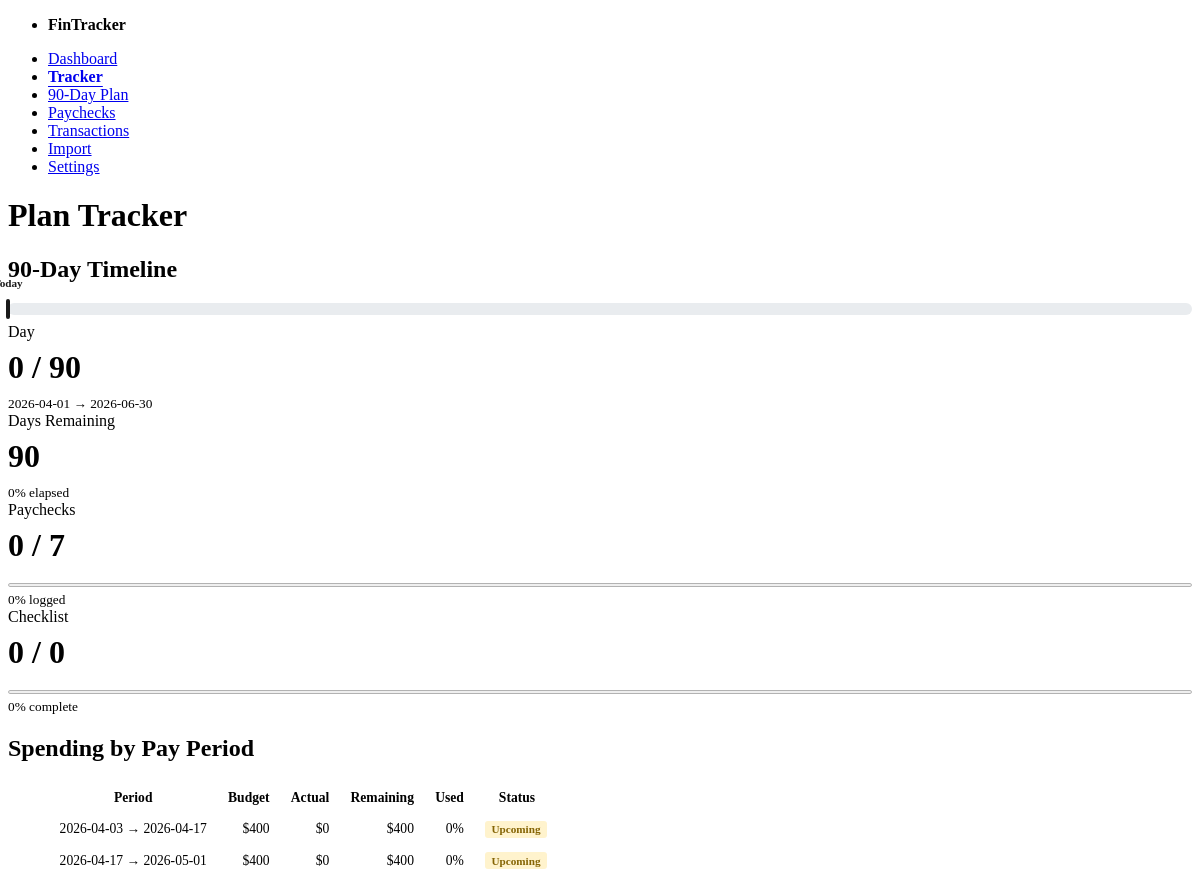
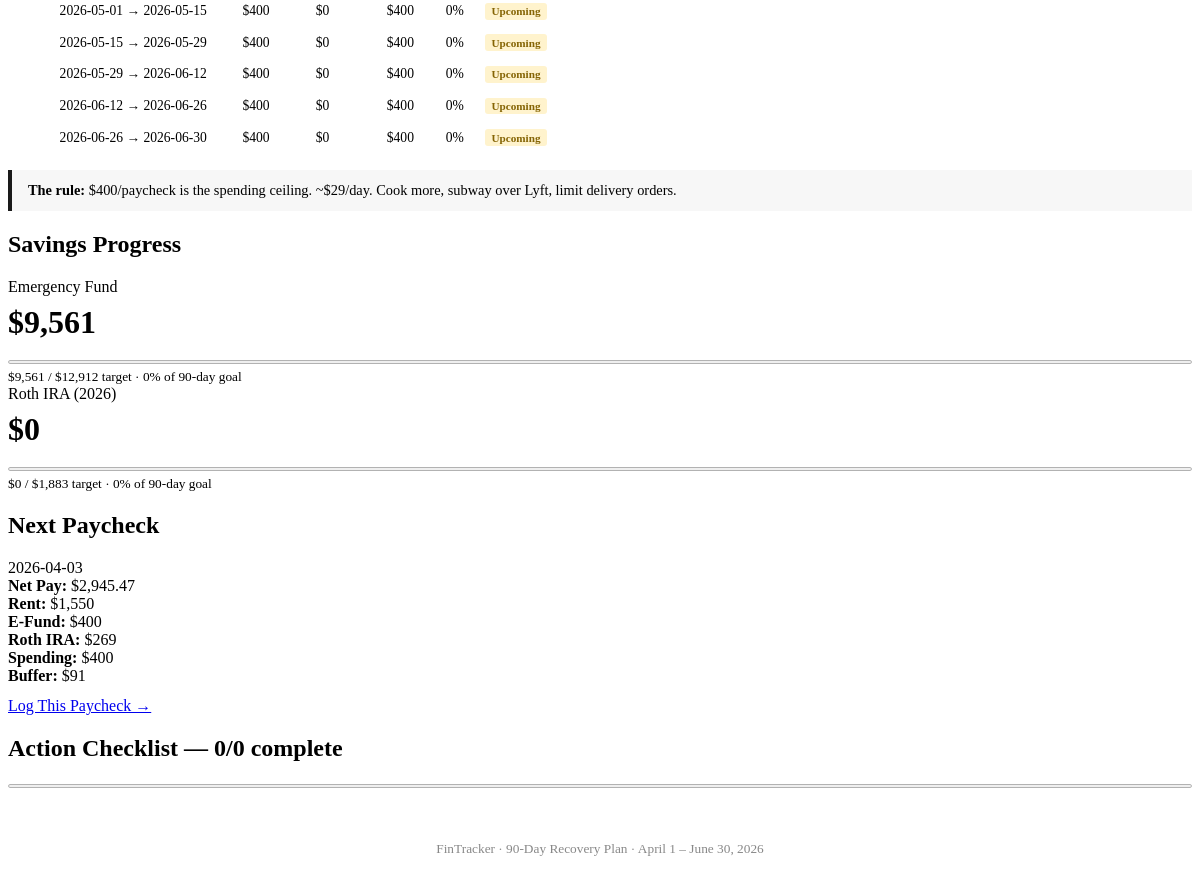
Before: /tracker with the older database file (2 pictures, top to bottom).
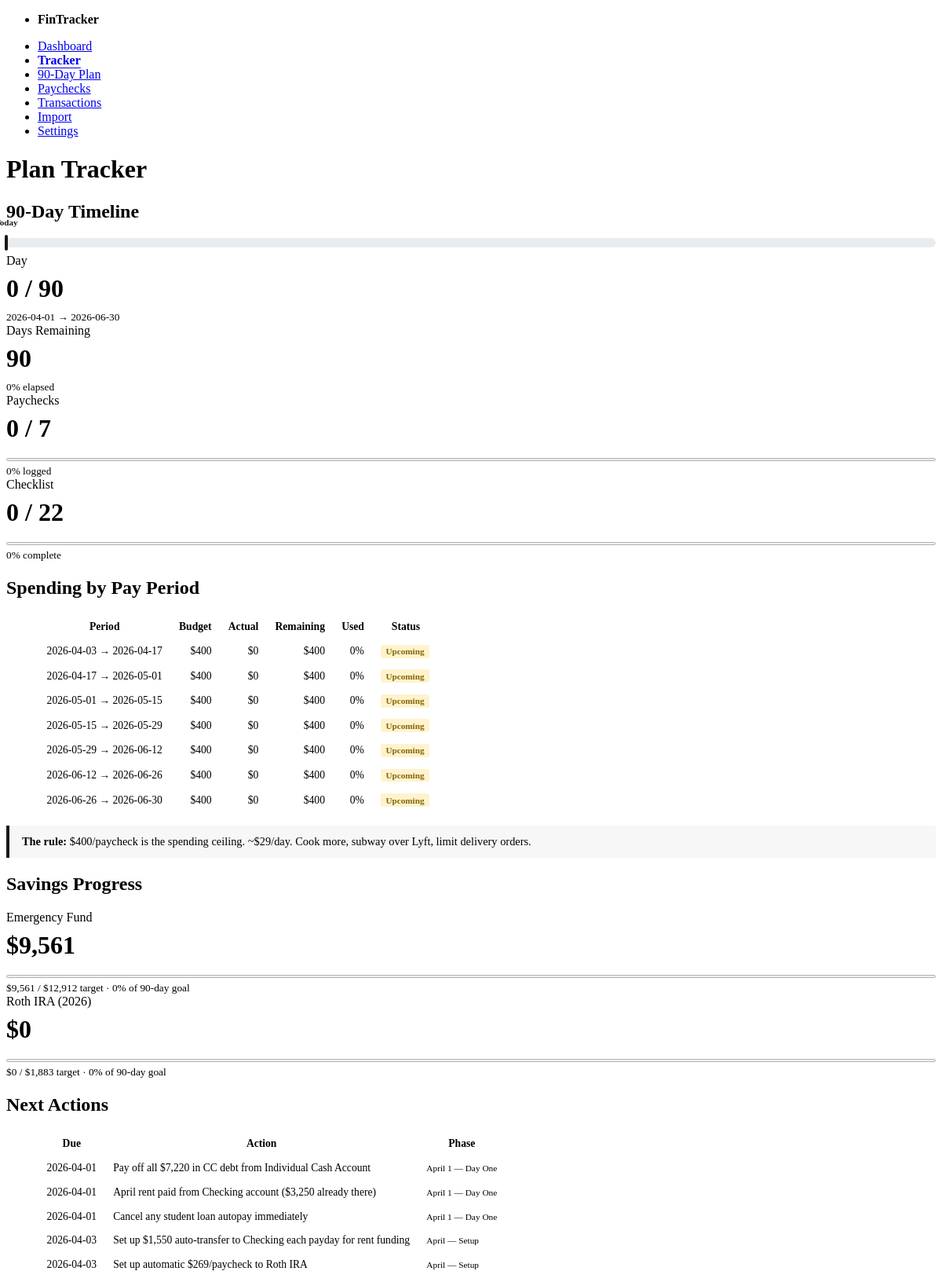
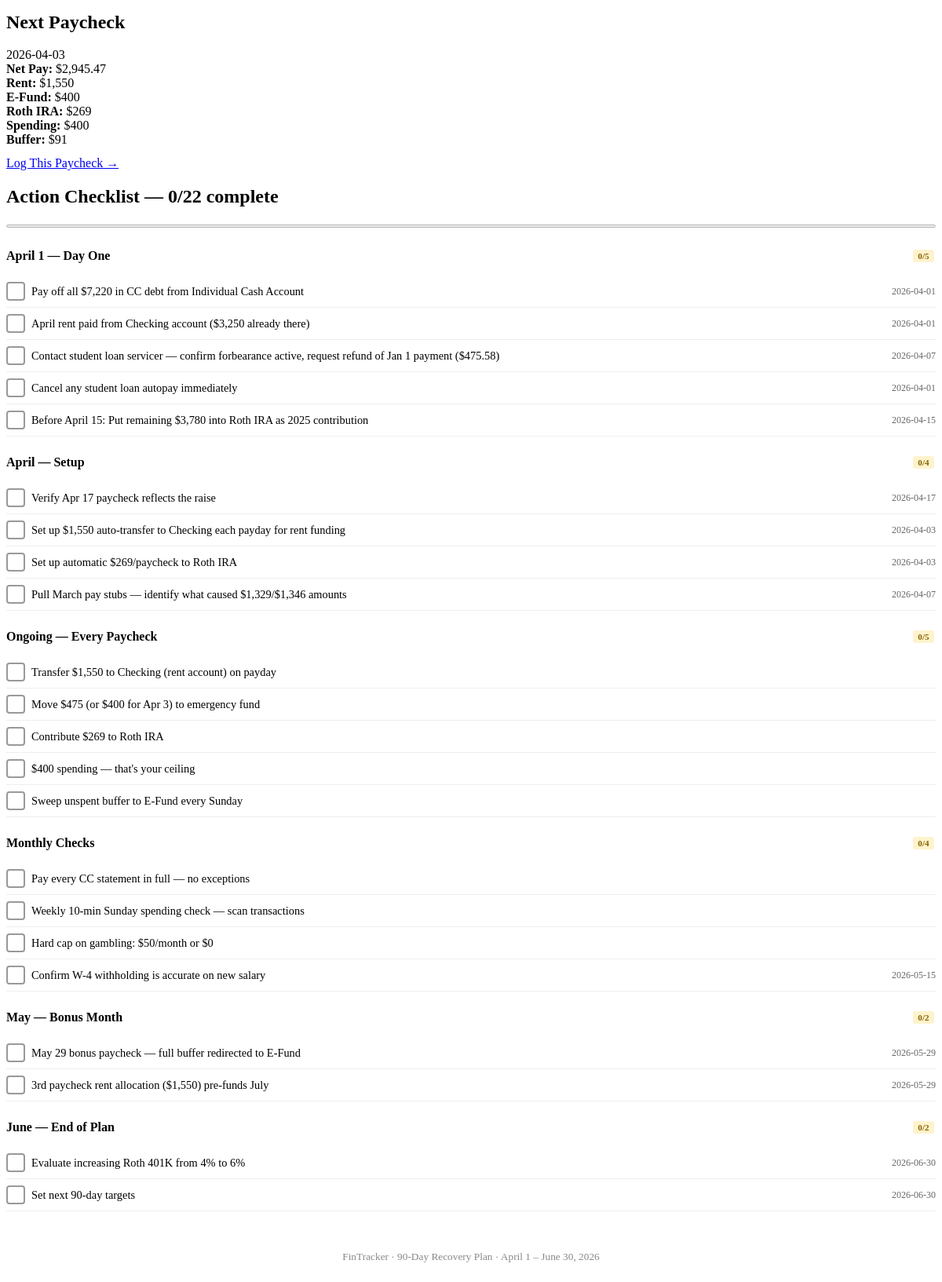
After: the same page with the newer database file (2 pictures, top to bottom).
### tables this page shows
CREATE TABLE plan_periods (
    id INTEGER PRIMARY KEY AUTOINCREMENT,
    name TEXT NOT NULL,
    start_date TEXT NOT NULL,
    end_date TEXT NOT NULL,
    gross_salary REAL,
    net_paycheck_old REAL,
    net_paycheck_new REAL,
    raise_effective_date TEXT,
    pay_frequency TEXT DEFAULT 'biweekly',
    alloc_rent REAL,
    alloc_efund REAL,
    alloc_roth_ira REAL,
    alloc_spending REAL,
    alloc_buffer REAL,
    monthly_rent REAL,
    rent_account_start_balance REAL DEFAULT 0,
    created_at TEXT DEFAULT (datetime('now'))
);

CREATE TABLE planned_paychecks (
    id INTEGER PRIMARY KEY AUTOINCREMENT,
    plan_id INTEGER NOT NULL REFERENCES plan_periods(id),
    pay_date TEXT NOT NULL,
    net_amount REAL NOT NULL,
    alloc_rent REAL,
    alloc_bills REAL,
    alloc_efund REAL,
    alloc_roth_ira REAL,
    alloc_spending REAL,
    alloc_buffer REAL,
    is_bonus_check INTEGER DEFAULT 0,
    notes TEXT
);

CREATE TABLE plan_checklist (
    id INTEGER PRIMARY KEY AUTOINCREMENT,
    plan_id INTEGER NOT NULL REFERENCES plan_periods(id),
    phase TEXT NOT NULL,
    item TEXT NOT NULL,
    sort_order INTEGER DEFAULT 0,
    is_done INTEGER DEFAULT 0,
    done_at TEXT,
    due_date TEXT,
    notes TEXT
);

### app.py (the view)
@app.route("/tracker")
def tracker():
    db = get_db()
    data = budget_engine.tracker_summary(db)
    return render_template("tracker.html", t=data)

### app.py (called while the page is built)
def get_db():
    if "db" not in g:
        g.db = sqlite3.connect(DB_PATH)
        g.db.row_factory = sqlite3.Row
        g.db.execute("PRAGMA foreign_keys = ON")
    return g.db

### models.py (called while the page is built)
def get_plan(db, plan_id=1):
    row = db.execute("SELECT * FROM plan_periods WHERE id = ?", (plan_id,)).fetchone()
    return dict(row) if row else None

def get_planned_paychecks(db, plan_id=1):
    rows = db.execute(
        """SELECT pp.*, ap.id AS actual_id, ap.received_date, ap.net_amount AS actual_net,
                  ap.rent_done, ap.efund_done, ap.roth_done, ap.spending_done, ap.notes AS actual_notes
           FROM planned_paychecks pp
           LEFT JOIN actual_paychecks ap ON ap.planned_id = pp.id
           WHERE pp.plan_id = ?
           ORDER BY pp.pay_date""",
        (plan_id,),
    ).fetchall()
    return [dict(r) for r in rows]

def get_checklist(db, plan_id=1):
    rows = db.execute(
        "SELECT * FROM plan_checklist WHERE plan_id = ? ORDER BY sort_order, id",
        (plan_id,),
    ).fetchall()
    return [dict(r) for r in rows]

### templates/tracker.html (shortened to what this page needs)
{% extends "base.html" %}
{% block content %}
<h1>Plan Tracker</h1>
{% if t %}
<section>
    <h2>90-Day Timeline</h2>
    <div class="timeline-bar">
        <div class="timeline-marker" style="left: {{ t.pct_elapsed }}%">
            <span class="timeline-label">Today</span>
        </div>
    </div>
    <div class="grid">
        <article>
            <header>Day</header>
            <p class="big-number">{{ t.elapsed_days }} / {{ t.total_days }}</p>
            <small>{{ t.plan.start_date }} → {{ t.plan.end_date }}</small>
        </article>
        <article>
            <header>Days Remaining</header>
            <p class="big-number">{{ t.days_remaining }}</p>
            <small>{{ t.pct_elapsed }}% elapsed</small>
        </article>
        <article>
            <header>Paychecks</header>
            <p class="big-number">{{ t.scorecard.logged_paychecks }} / {{ t.scorecard.total_paychecks }}</p>
            <progress value="{{ t.scorecard.logged_paychecks }}" max="{{ t.scorecard.total_paychecks }}"></progress>
            <small>{{ t.scorecard.pct_complete }}% logged</small>
        </article>
        <article>
            <header>Checklist</header>
            <p class="big-number">{{ t.checklist_done }} / {{ t.checklist_total }}</p>
            <progress value="{{ t.checklist_done }}" max="{{ t.checklist_total }}"></progress>
            <small>{{ t.checklist_pct }}% complete</small>
        </article>
    </div>
</section>
<section>
    <h2>Spending by Pay Period</h2>
    <figure>
        <table>
            <thead>
                <tr>
                    <th>Period</th>
                    <th style="text-align:right">Budget</th>
                    <th style="text-align:right">Actual</th>
                    <th style="text-align:right">Remaining</th>
                    <th style="text-align:right">Used</th>
                    <th>Status</th>
                </tr>
            </thead>
            <tbody>
                {% for sp in t.spending_periods %}
                <tr class="{{ 'warning-row' if sp.delta < 0 else '' }}{{ ' logged-row' if sp.delta >= 0 and sp.actual > 0 else '' }}">
                    <td>{{ sp.start }} → {{ sp.end }}</td>
                    <td style="text-align:right">${{ "{:,.0f}".format(sp.budget) }}</td>
                    <td style="text-align:right">${{ "{:,.0f}".format(sp.actual) }}</td>
                    <td style="text-align:right">
                        {% if sp.delta >= 0 %}
                        ${{ "{:,.0f}".format(sp.delta) }}
                        {% else %}
                        <strong class="over">-${{ "{:,.0f}".format(-sp.delta) }}</strong>
                        {% endif %}
                    </td>
                    <td style="text-align:right">{{ sp.pct_used }}%</td>
                    <td>
                        {% if sp.pct_used == 0 %}
                        <span class="badge badge-pending">Upcoming</span>
                        {% elif sp.delta < 0 %}
                        <span class="badge badge-over">Over</span>
                        {% elif sp.pct_used <= 80 %}
                        <span class="badge badge-success">On Track</span>
                        {% else %}
                        <span class="badge badge-warning">Watch</span>
                        {% endif %}
                    </td>
                </tr>
                {% endfor %}
            </tbody>
        </table>
    </figure>
    <div class="callout">
        <strong>The rule:</strong> $400/paycheck is the spending ceiling. ~$29/day. Cook more, subway over Lyft, limit delivery orders.
    </div>
</section>
<section>
    <h2>Savings Progress</h2>
    <div class="grid">
        <article>
            <header>Emergency Fund</header>
            <p class="big-number under">${{ "{:,.0f}".format(t.scorecard.efund_current) }}</p>
            <progress value="{{ t.scorecard.efund_current - t.scorecard.efund_start }}" max="{{ t.scorecard.total_efund_planned }}"></progress>
            <small>
                ${{ "{:,.0f}".format(t.scorecard.efund_current) }} / ${{ "{:,.0f}".format(t.scorecard.efund_target) }} target
                &middot; {{ t.scorecard.efund_pct }}% of 90-day goal
            </small>
        </article>
        <article>
            <header>Roth IRA (2026)</header>
            <p class="big-number under">${{ "{:,.0f}".format(t.scorecard.roth_deposits) }}</p>
            <progress value="{{ t.scorecard.roth_deposits }}" max="{{ t.scorecard.roth_target }}"></progress>
            <small>
                ${{ "{:,.0f}".format(t.scorecard.roth_deposits) }} / ${{ "{:,.0f}".format(t.scorecard.roth_target) }} target
                &middot; {{ t.scorecard.roth_pct }}% of 90-day goal
            </small>
        </article>
    </div>
</section>
{% if t.upcoming_items %}
<section>
    <h2>Next Actions</h2>
    <figure>
        <table>
            <thead>
                <tr><th>Due</th><th>Action</th><th>Phase</th></tr>
            </thead>
            <tbody>
                {% for item in t.upcoming_items %}
                <tr class="{{ 'warning-row' if item.due_date and item.due_date < t.today else '' }}">
                    <td>{{ item.due_date or "Ongoing" }}</td>
                    <td>{{ item.item }}</td>
                    <td><small>{{ item.phase }}</small></td>
                </tr>
                {% endfor %}
            </tbody>
        </table>
    </figure>
</section>
{% endif %}
{% if t.next_paycheck %}
<section>
    <h2>Next Paycheck</h2>
    <article>
        <header>{{ t.next_paycheck.pay_date }}{{ ' — Bonus 3rd Paycheck' if t.next_paycheck.is_bonus_check else '' }}</header>
        <div class="grid">
            <div><strong>Net Pay:</strong> ${{ "{:,.2f}".format(t.next_paycheck.net_amount) }}</div>
            <div><strong>Rent:</strong> ${{ "{:,.0f}".format(t.next_paycheck.alloc_rent) }}</div>
            <div><strong>E-Fund:</strong> ${{ "{:,.0f}".format(t.next_paycheck.alloc_efund) }}</div>
            <div><strong>Roth IRA:</strong> ${{ "{:,.0f}".format(t.next_paycheck.alloc_roth_ira) }}</div>
            <div><strong>Spending:</strong> ${{ "{:,.0f}".format(t.next_paycheck.alloc_spending) }}</div>
            <div><strong>Buffer:</strong> ${{ "{:,.0f}".format(t.next_paycheck.alloc_buffer) }}</div>
        </div>
        <p style="margin-top: 0.75rem;">
            <a href="{{ url_for('paychecks') }}" role="button" class="outline">Log This Paycheck →</a>
        </p>
    </article>
</section>
{% endif %}
<section>
    <h2>Action Checklist — {{ t.checklist_done }}/{{ t.checklist_total }} complete</h2>
    <progress value="{{ t.checklist_done }}" max="{{ t.checklist_total }}" style="margin-bottom: 1rem;"></progress>
    {% for phase in t.phases %}
    <details {{ 'open' if phase.done < phase.total else '' }}>
        <summary>
            <strong>{{ phase.name }}</strong>
            <span class="badge {{ 'badge-success' if phase.done == phase.total else 'badge-pending' }}">
                {{ phase.done }}/{{ phase.total }}
            </span>
        </summary>
        <ul class="checklist-interactive">
            {% for item in phase.checklist_items %}
            <li class="{{ 'done' if item.is_done else '' }}{{ ' overdue' if not item.is_done and item.due_date and item.due_date < t.today else '' }}">
                <form method="post" action="{{ url_for('toggle_checklist') }}" class="checklist-form">
                    <button type="submit" class="checklist-btn {{ 'checked' if item.is_done else '' }}">
                    </button>
                </form>
                <span class="checklist-text">{{ item.item }}</span>
                {% if item.due_date %}
                <span class="checklist-due {{ 'overdue' if not item.is_done and item.due_date < t.today else '' }}">
                    {{ item.due_date }}
                </span>
                {% endif %}
            </li>
            {% endfor %}
        </ul>
    </details>
    {% endfor %}
</section>
{% endif %}
{% endblock %}

### templates/base.html (shortened to what this page needs)
<!DOCTYPE html>
<html lang="en" data-theme="light">
<head>
    <link rel="stylesheet" href="https://cdn.jsdelivr.net/npm/@picocss/pico@2/css/pico.min.css">
    <link rel="stylesheet" href="{{ url_for('static', filename='style.css') }}">
</head>
<body>
    <nav class="container-fluid">
        <ul>
            <li><strong>FinTracker</strong></li>
        </ul>
        <ul>
            <li><a href="{{ url_for('dashboard') }}" {% if request.endpoint == 'dashboard' %}class="active"{% endif %}>Dashboard</a></li>
            <li><a href="{{ url_for('tracker') }}" {% if request.endpoint == 'tracker' %}class="active"{% endif %}>Tracker</a></li>
            <li><a href="{{ url_for('scorecard') }}" {% if request.endpoint == 'scorecard' %}class="active"{% endif %}>90-Day Plan</a></li>
            <li><a href="{{ url_for('paychecks') }}" {% if request.endpoint == 'paychecks' %}class="active"{% endif %}>Paychecks</a></li>
            <li><a href="{{ url_for('transactions') }}" {% if request.endpoint == 'transactions' %}class="active"{% endif %}>Transactions</a></li>
            <li><a href="{{ url_for('import_page') }}" {% if request.endpoint == 'import_page' %}class="active"{% endif %}>Import</a></li>
            <li><a href="{{ url_for('settings') }}" {% if request.endpoint == 'settings' %}class="active"{% endif %}>Settings</a></li>
        </ul>
    </nav>
    <main class="container">
        {% block content %}{% endblock %}
    </main>
    <footer class="container">
        <small>FinTracker &middot; 90-Day Recovery Plan &middot; April 1 &ndash; June 30, 2026</small>
    </footer>
</body>
</html>

### static/style.css (style rules this page uses)
nav a.active { font-weight: 700; text-decoration: underline; text-underline-offset: 4px; }
.big-number { font-size: 2rem; font-weight: 700; margin: 0.5rem 0; }
.big-number.under { color: var(--pico-color-green-550); }
.badge { display: inline-block; padding: 0.15rem 0.4rem; font-size: 0.7rem; font-weight: 600; border-radius: 3px; background: #e0e0e0; color: #333; margin-right: 2px; }
.badge-pending { background: #fff3cd; color: #856404; }
footer { text-align: center; padding: 2rem 0 1rem; color: #888; }
progress { width: 100%; height: 8px; }
.callout { border-left: 4px solid #1a1a1a; background: #f7f7f7; padding: 0.75rem 1rem; margin: 1rem 0; font-size: 0.9rem; }
figure table { font-size: 0.85rem; }
figure table td, figure table th { padding: 0.4rem 0.6rem; }
.timeline-bar { position: relative; height: 12px; background: #e9ecef; border-radius: 6px; overflow: visible; margin: 1rem 0 0.5rem; }
.timeline-marker { position: absolute; top: -4px; width: 4px; height: 20px; background: #1a1a1a; border-radius: 2px; transform: translateX(-50%); }
.timeline-label { position: absolute; top: -22px; left: 50%; transform: translateX(-50%); font-size: 0.7rem; font-weight: 700; white-space: nowrap; color: #1a1a1a; }
.under { color: var(--pico-color-green-550); }
.checklist-interactive { list-style: none; margin: 0.5rem 0 1rem; padding: 0; }
.checklist-interactive li { display: flex; align-items: center; gap: 0.5rem; padding: 0.5rem 0; border-bottom: 1px solid #eee; font-size: 0.9rem; }
.checklist-form { margin: 0; padding: 0; flex-shrink: 0; }
.checklist-btn { width: 24px; height: 24px; padding: 0; margin: 0; border: 2px solid #999; border-radius: 4px; background: #fff; cursor: pointer; display: flex; align-items: center; justify-content: center; font-size: 0.8rem; font-weight: 700; line-height: 1; }
.checklist-text { flex: 1; }
.checklist-due { font-size: 0.75rem; color: #666; flex-shrink: 0; }
details { margin-bottom: 0.5rem; }
details summary { cursor: pointer; padding: 0.5rem 0; display: flex; align-items: center; gap: 0.5rem; }
details summary .badge { margin-left: auto; }

Changed rows visible on the page:
added plan_checklist: due_date "2026-04-01", item "Pay off all $7,220 in CC debt from Individual Cash Account", phase "April 1 — Day One", name "April 1 — Day One", done "0", total "5"
added plan_checklist: due_date "2026-04-01", item "April rent paid from Checking account ($3,250 already there)", phase "April 1 — Day One", is_done 0 (drawn)
added plan_checklist: due_date "2026-04-01", item "Cancel any student loan autopay immediately", phase "April 1 — Day One", is_done 0 (drawn)
added plan_checklist: due_date "2026-04-03", item "Set up $1,550 auto-transfer to Checking each payday for rent funding", phase "April — Setup", is_done 0 (drawn)
added plan_checklist: due_date "2026-04-03", item "Set up automatic $269/paycheck to Roth IRA", phase "April — Setup", is_done 0 (drawn)
added plan_checklist: is_done 0 (drawn), item "Contact student loan servicer — confirm forbearance active, request refund of Jan 1 payment ($475.58)", due_date "2026-04-07", shown under "April 1 — Day One"
added plan_checklist: is_done 0 (drawn), item "Before April 15: Put remaining $3,780 into Roth IRA as 2025 contribution", due_date "2026-04-15", shown under "April 1 — Day One"
added plan_checklist: name "April — Setup", done "0", total "4", item "Verify Apr 17 paycheck reflects the raise", due_date "2026-04-17"
added plan_checklist: is_done 0 (drawn), item "Pull March pay stubs — identify what caused $1,329/$1,346 amounts", due_date "2026-04-07", shown under "April — Setup"
added plan_checklist: name "Ongoing — Every Paycheck", done "0", total "5", item "Transfer $1,550 to Checking (rent account) on payday"
added plan_checklist: is_done 0 (drawn), item "Move $475 (or $400 for Apr 3) to emergency fund", shown under "Ongoing — Every Paycheck"
added plan_checklist: is_done 0 (drawn), item "Contribute $269 to Roth IRA", shown under "Ongoing — Every Paycheck"
added plan_checklist: is_done 0 (drawn), item "$400 spending — that's your ceiling", shown under "Ongoing — Every Paycheck"
added plan_checklist: is_done 0 (drawn), item "Sweep unspent buffer to E-Fund every Sunday", shown under "Ongoing — Every Paycheck"
added plan_checklist: name "Monthly Checks", done "0", total "4", item "Pay every CC statement in full — no exceptions"
added plan_checklist: is_done 0 (drawn), item "Weekly 10-min Sunday spending check — scan transactions", shown under "Monthly Checks"
added plan_checklist: is_done 0 (drawn), item "Hard cap on gambling: $50/month or $0", shown under "Monthly Checks"
added plan_checklist: is_done 0 (drawn), item "Confirm W-4 withholding is accurate on new salary", due_date "2026-05-15", shown under "Monthly Checks"
added plan_checklist: name "May — Bonus Month", done "0", total "2", item "May 29 bonus paycheck — full buffer redirected to E-Fund", due_date "2026-05-29"
added plan_checklist: is_done 0 (drawn), item "3rd paycheck rent allocation ($1,550) pre-funds July", due_date "2026-05-29", shown under "May — Bonus Month"
added plan_checklist: name "June — End of Plan", done "0", total "2", item "Evaluate increasing Roth 401K from 4% to 6%", due_date "2026-06-30"
added plan_checklist: is_done 0 (drawn), item "Set next 90-day targets", due_date "2026-06-30", shown under "June — End of Plan"
Other visible differences:
{{ t.checklist_total }}: "0" → "22"
text now shown: "Next Actions Due Action Phase"
